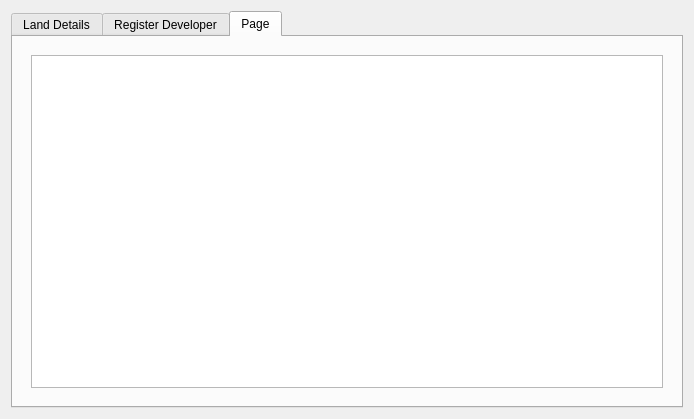
<?xml version="1.0" encoding="UTF-8"?>
<ui version="4.0">
 <class>Form</class>
 <widget class="QWidget" name="Form">
  <property name="geometry">
   <rect>
    <x>0</x>
    <y>0</y>
    <width>679</width>
    <height>416</height>
   </rect>
  </property>
  <property name="windowTitle">
   <string>Form</string>
  </property>
  <layout class="QGridLayout" name="gridLayout_3">
   <item row="0" column="0">
    <widget class="QTabWidget" name="tabWidget">
     <property name="styleSheet">
      <string notr="true">QWidget#tabWidgetPage1{
		background: #333333;
		color: #ffffff;
}
QWidget#tab{
		background: #333333;
		color: #ffffff;
}</string>
     </property>
     <property name="currentIndex">
      <number>2</number>
     </property>
     <widget class="QWidget" name="tabWidgetPage1">
      <attribute name="title">
       <string>Land Details</string>
      </attribute>
      <layout class="QHBoxLayout" name="horizontalLayout">
       <item>
        <widget class="QWidget" name="widget_3" native="true">
         <property name="maximumSize">
          <size>
           <width>250</width>
           <height>16777215</height>
          </size>
         </property>
         <property name="styleSheet">
          <string notr="true">QWidget#widget_3{
		background: #333333;
		color: #ffffff;
}</string>
         </property>
         <layout class="QVBoxLayout" name="verticalLayout_2">
          <item>
           <widget class="QWidget" name="widget_4" native="true">
            <property name="maximumSize">
             <size>
              <width>16777215</width>
              <height>70</height>
             </size>
            </property>
            <layout class="QHBoxLayout" name="horizontalLayout_2">
             <item>
              <widget class="QLineEdit" name="filterList">
               <property name="font">
                <font>
                 <pointsize>12</pointsize>
                </font>
               </property>
              </widget>
             </item>
             <item>
              <widget class="QLabel" name="label">
               <property name="font">
                <font>
                 <pointsize>12</pointsize>
                </font>
               </property>
               <property name="styleSheet">
                <string notr="true">QLabel#label{
		background: transparent;
		color: #ffffff;
}</string>
               </property>
               <property name="text">
                <string>Search</string>
               </property>
              </widget>
             </item>
            </layout>
           </widget>
          </item>
          <item>
           <widget class="QLabel" name="label_3">
            <property name="font">
             <font>
              <pointsize>14</pointsize>
             </font>
            </property>
            <property name="styleSheet">
             <string notr="true">QLabel#label_3{
		background: transparent;
		color: #ffffff;
}</string>
            </property>
            <property name="text">
             <string>Available Airports</string>
            </property>
            <property name="alignment">
             <set>Qt::AlignCenter</set>
            </property>
           </widget>
          </item>
          <item>
           <widget class="QListWidget" name="mainLeftList">
            <property name="minimumSize">
             <size>
              <width>200</width>
              <height>0</height>
             </size>
            </property>
            <property name="font">
             <font>
              <pointsize>12</pointsize>
             </font>
            </property>
            <property name="styleSheet">
             <string notr="true">QListWidget#mainLeftList{
		background: transparent;
		color: #ffffff;
		border:none;
}</string>
            </property>
           </widget>
          </item>
          <item>
           <widget class="QPushButton" name="viewDetailsBtn">
            <property name="text">
             <string>View Details</string>
            </property>
           </widget>
          </item>
         </layout>
        </widget>
       </item>
       <item>
        <widget class="QWidget" name="featureLabels" native="true">
         <property name="styleSheet">
          <string notr="true">QWidget#featureLabels{
		background: #ffffff;
		color: #000000;
}</string>
         </property>
         <layout class="QVBoxLayout" name="verticalLayout_3">
          <item>
           <widget class="QLabel" name="selectedFeature">
            <property name="maximumSize">
             <size>
              <width>16777215</width>
              <height>40</height>
             </size>
            </property>
            <property name="font">
             <font>
              <pointsize>15</pointsize>
             </font>
            </property>
            <property name="text">
             <string>Selected Airport</string>
            </property>
            <property name="alignment">
             <set>Qt::AlignCenter</set>
            </property>
           </widget>
          </item>
          <item>
           <widget class="QWidget" name="widget_5" native="true">
            <layout class="QVBoxLayout" name="verticalLayout_4">
             <item>
              <widget class="QLabel" name="label_4">
               <property name="font">
                <font>
                 <pointsize>11</pointsize>
                </font>
               </property>
               <property name="text">
                <string>See more about this airpot on Wikipedia by visiting this link</string>
               </property>
              </widget>
             </item>
             <item>
              <widget class="QLabel" name="wikipedia">
               <property name="font">
                <font>
                 <pointsize>11</pointsize>
                </font>
               </property>
               <property name="styleSheet">
                <string notr="true">text-align:right;</string>
               </property>
               <property name="text">
                <string/>
               </property>
               <property name="alignment">
                <set>Qt::AlignRight|Qt::AlignTrailing|Qt::AlignVCenter</set>
               </property>
              </widget>
             </item>
             <item>
              <widget class="QLabel" name="label_2">
               <property name="font">
                <font>
                 <pointsize>11</pointsize>
                </font>
               </property>
               <property name="text">
                <string>GPS Code</string>
               </property>
              </widget>
             </item>
             <item>
              <widget class="QLabel" name="gps_code">
               <property name="font">
                <font>
                 <pointsize>11</pointsize>
                </font>
               </property>
               <property name="text">
                <string/>
               </property>
               <property name="alignment">
                <set>Qt::AlignRight|Qt::AlignTrailing|Qt::AlignVCenter</set>
               </property>
              </widget>
             </item>
             <item>
              <widget class="QLabel" name="label_5">
               <property name="font">
                <font>
                 <pointsize>11</pointsize>
                </font>
               </property>
               <property name="text">
                <string>English name</string>
               </property>
              </widget>
             </item>
             <item>
              <widget class="QLabel" name="name_en">
               <property name="font">
                <font>
                 <pointsize>11</pointsize>
                </font>
               </property>
               <property name="text">
                <string/>
               </property>
               <property name="alignment">
                <set>Qt::AlignRight|Qt::AlignTrailing|Qt::AlignVCenter</set>
               </property>
              </widget>
             </item>
             <item>
              <widget class="QLabel" name="label_7">
               <property name="font">
                <font>
                 <pointsize>11</pointsize>
                </font>
               </property>
               <property name="text">
                <string>Spanish name</string>
               </property>
              </widget>
             </item>
             <item>
              <widget class="QLabel" name="name_es">
               <property name="font">
                <font>
                 <pointsize>11</pointsize>
                </font>
               </property>
               <property name="text">
                <string/>
               </property>
               <property name="alignment">
                <set>Qt::AlignRight|Qt::AlignTrailing|Qt::AlignVCenter</set>
               </property>
              </widget>
             </item>
             <item>
              <widget class="QLabel" name="label_9">
               <property name="font">
                <font>
                 <pointsize>11</pointsize>
                </font>
               </property>
               <property name="text">
                <string>Port Geometry</string>
               </property>
              </widget>
             </item>
             <item>
              <widget class="QTextEdit" name="geom">
               <property name="maximumSize">
                <size>
                 <width>16777215</width>
                 <height>80</height>
                </size>
               </property>
               <property name="font">
                <font>
                 <pointsize>11</pointsize>
                </font>
               </property>
               <property name="styleSheet">
                <string notr="true">QTextEdit#geom{
	background:transparent
}</string>
               </property>
              </widget>
             </item>
            </layout>
           </widget>
          </item>
         </layout>
        </widget>
       </item>
      </layout>
     </widget>
     <widget class="QWidget" name="tab">
      <attribute name="title">
       <string>Register Developer</string>
      </attribute>
      <layout class="QGridLayout" name="gridLayout">
       <item row="0" column="0">
        <widget class="QWidget" name="widget" native="true">
         <layout class="QVBoxLayout" name="verticalLayout_5">
          <item>
           <widget class="QWidget" name="chart" native="true">
            <property name="font">
             <font>
              <pointsize>14</pointsize>
             </font>
            </property>
            <layout class="QHBoxLayout" name="horizontalLayout_3">
             <item>
              <spacer name="horizontalSpacer">
               <property name="orientation">
                <enum>Qt::Horizontal</enum>
               </property>
               <property name="sizeHint" stdset="0">
                <size>
                 <width>40</width>
                 <height>20</height>
                </size>
               </property>
              </spacer>
             </item>
             <item>
              <widget class="QWidget" name="widget_2" native="true">
               <property name="minimumSize">
                <size>
                 <width>500</width>
                 <height>0</height>
                </size>
               </property>
               <property name="styleSheet">
                <string notr="true">QWidget#widget_2{
		background: #ffffff;
		color: #333333;
		border: none;
		padding:120px
}</string>
               </property>
               <layout class="QVBoxLayout" name="verticalLayout_6">
                <item>
                 <widget class="QLabel" name="label_10">
                  <property name="font">
                   <font>
                    <pointsize>14</pointsize>
                   </font>
                  </property>
                  <property name="styleSheet">
                   <string notr="true"/>
                  </property>
                  <property name="text">
                   <string>Plot Number</string>
                  </property>
                 </widget>
                </item>
                <item>
                 <widget class="QComboBox" name="plot_combo">
                  <property name="font">
                   <font>
                    <pointsize>14</pointsize>
                   </font>
                  </property>
                 </widget>
                </item>
                <item>
                 <widget class="QLabel" name="label_8">
                  <property name="font">
                   <font>
                    <pointsize>14</pointsize>
                   </font>
                  </property>
                  <property name="text">
                   <string>Developer First Name</string>
                  </property>
                 </widget>
                </item>
                <item>
                 <widget class="QLineEdit" name="fname">
                  <property name="font">
                   <font>
                    <pointsize>14</pointsize>
                   </font>
                  </property>
                 </widget>
                </item>
                <item>
                 <widget class="QLabel" name="label_6">
                  <property name="font">
                   <font>
                    <pointsize>14</pointsize>
                   </font>
                  </property>
                  <property name="text">
                   <string>Developer Last Name</string>
                  </property>
                 </widget>
                </item>
                <item>
                 <widget class="QLineEdit" name="lname">
                  <property name="font">
                   <font>
                    <pointsize>14</pointsize>
                   </font>
                  </property>
                 </widget>
                </item>
                <item>
                 <widget class="QLabel" name="label_11">
                  <property name="font">
                   <font>
                    <pointsize>14</pointsize>
                   </font>
                  </property>
                  <property name="text">
                   <string>Charged Amount</string>
                  </property>
                 </widget>
                </item>
                <item>
                 <widget class="QLineEdit" name="amount">
                  <property name="font">
                   <font>
                    <pointsize>14</pointsize>
                   </font>
                  </property>
                 </widget>
                </item>
               </layout>
              </widget>
             </item>
             <item>
              <spacer name="horizontalSpacer_2">
               <property name="orientation">
                <enum>Qt::Horizontal</enum>
               </property>
               <property name="sizeHint" stdset="0">
                <size>
                 <width>40</width>
                 <height>20</height>
                </size>
               </property>
              </spacer>
             </item>
            </layout>
           </widget>
          </item>
          <item>
           <widget class="QPushButton" name="add_btn">
            <property name="font">
             <font>
              <pointsize>14</pointsize>
             </font>
            </property>
            <property name="text">
             <string>Add</string>
            </property>
           </widget>
          </item>
         </layout>
        </widget>
       </item>
      </layout>
     </widget>
     <widget class="QWidget" name="tab_2">
      <attribute name="title">
       <string>Page</string>
      </attribute>
      <layout class="QGridLayout" name="gridLayout_2">
       <item row="0" column="0">
        <widget class="QWidget" name="widget_6" native="true">
         <layout class="QHBoxLayout" name="horizontalLayout_4">
          <item>
           <widget class="QListWidget" name="developerslistwidget"/>
          </item>
         </layout>
        </widget>
       </item>
      </layout>
     </widget>
    </widget>
   </item>
  </layout>
 </widget>
 <resources/>
 <connections/>
</ui>
